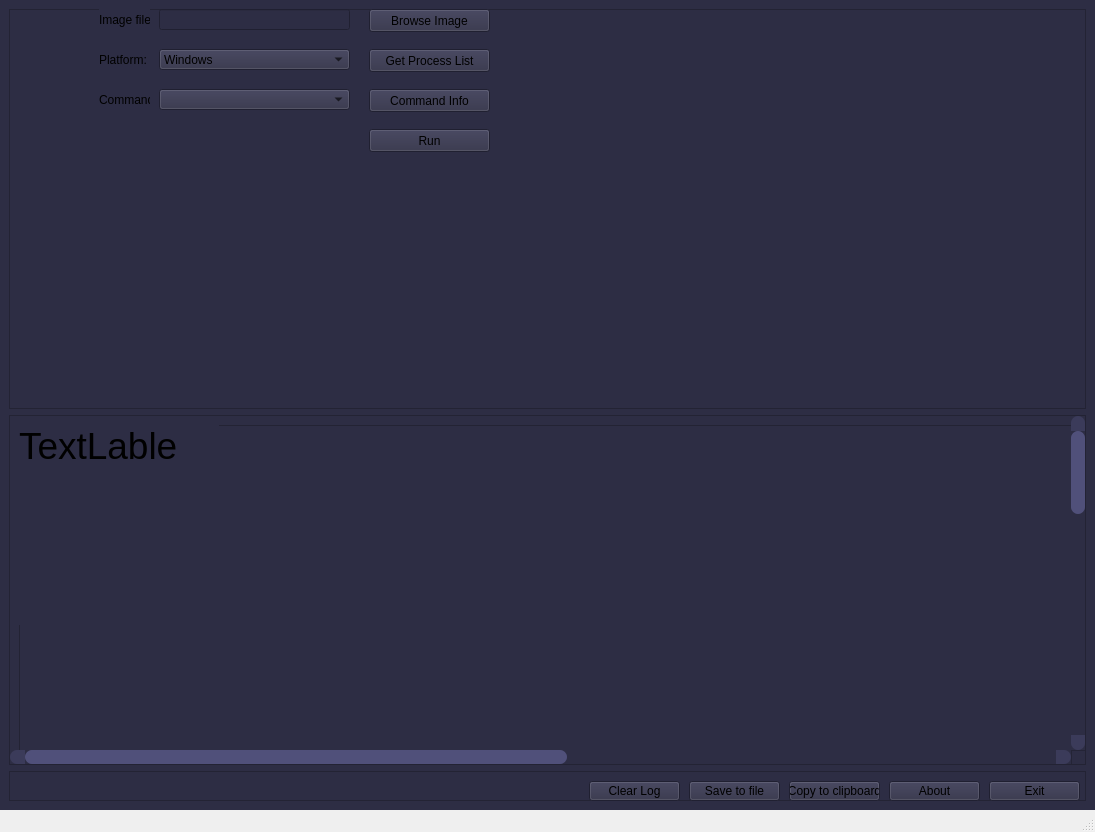
<?xml version="1.0" encoding="UTF-8"?>
<ui version="4.0">
 <class>MainWindow</class>
 <widget class="QMainWindow" name="MainWindow">
  <property name="geometry">
   <rect>
    <x>0</x>
    <y>0</y>
    <width>1095</width>
    <height>832</height>
   </rect>
  </property>
  <property name="minimumSize">
   <size>
    <width>0</width>
    <height>832</height>
   </size>
  </property>
  <property name="maximumSize">
   <size>
    <width>2000</width>
    <height>2000</height>
   </size>
  </property>
  <property name="windowTitle">
   <string>MainWindow</string>
  </property>
  <property name="styleSheet">
   <string notr="true">/*VERTICAL SCROLLBAR*/
QScrollBar:vertical {
	border:none;
	background-color: rgb(59, 59, 90);
    width:14px;
    margin:15px 0 15px 0;
    border-radius:0px;
}

/*HANDLE BAT VERTICAL*/
QScrollBar::handle:vertical{
	background-color: rgb(80, 80, 122);
    min-height:30px;
    border-radius:7px;
}

QScrollBar::handle:vertical:hover {
  background-color:rgb(255,0,127);
}

QScrollBar::handle:vertical:pressed{
   background-color: rgb(185, 0, 92);
}

/*BTN TOP -SCROLLBAR*/
QScrollBar::sub-line:vertical {
  border:none;
  background-color: rgb(59, 59, 90);
  height:15px;
  border-top-left-radius:7px;
  border-top-right-radius:7px;
  subcontrol-position:top;
  subcontrol-origin:margin;
}

QScrollBar::sub-line:vertical:hover{
	background-color: rgb(255, 0, 127);
}

QScrollBar::sub-line:vertical:pressed{
	background-color: rgb(185, 0, 92);
}

/*BTN BOTTOM -SCROLLBAR*/
QScrollBar::add-line:vertical {
  border:none;
  background-color: rgb(59, 59, 90);
  height:15px;
  border-bottom-left-radius:7px;
  border-bottom-right-radius:7px;
  subcontrol-position:bottom;
  subcontrol-origin:margin;
}

QScrollBar::add-line:vertical:hover{
	background-color: rgb(255, 0, 127);
}

QScrollBar::add-line:vertical:pressed{
	background-color: rgb(185, 0, 92);
}


/*RESET ARROW*/
QScrollBar::up-arrow:vertical, QScrollBar::down-arrow:vertical{
  background:none;
}

QScrollBar::add-page:vertical, QScrollBar::sub-page:vertical{
  background:none;
}


/* HORIZONTAL SCROLLBAR*/
QScrollBar:horizontal {
   	border:none;
	background-color: rgb(59, 59, 90);
    height:14px;
    margin:0 15px 0 15px;
    border-radius:0px;
}
QScrollBar::handle:horizontal {
    background-color: rgb(80, 80, 122);
    min-width:30px;
    border-radius:7px;
}

QScrollBar::handle:horizontal:hover {
  background-color:rgb(255,0,127);
}

QScrollBar::handle:horizontal:pressed{
   background-color: rgb(185, 0, 92);
}

QScrollBar::add-line:horizontal {
  border:none;
  background-color: rgb(59, 59, 90);
  width:15px;
  border-bottom-right-radius:7px;
  border-top-right-radius:7px;
  subcontrol-position:right;
  subcontrol-origin:margin;
}

QScrollBar::add-line:horizontal:hover{
	background-color: rgb(255, 0, 127);
}

QScrollBar::add-line:horizontal:pressed{
	background-color: rgb(185, 0, 92);
}

QScrollBar::sub-line:horizontal {
  border:none;
  background-color: rgb(59, 59, 90);
  width:15px;
  border-bottom-left-radius:7px;
  border-top-left-radius:7px;
  subcontrol-position:left;
  subcontrol-origin:margin;
}

QScrollBar::sub-line:horizontal:hover{
	background-color: rgb(255, 0, 127);
}

QScrollBar::sub-line:horizontal:pressed{
	background-color: rgb(185, 0, 92);
}

QScrollBar::up-arrow:horizontal, QScrollBar::down-arrow:horizontal
{
 background:none;
}
QScrollBar::add-page:horizontal, QScrollBar::sub-page:horizontal
{
 background:none;
}




</string>
  </property>
  <widget class="QWidget" name="centralwidget">
   <property name="styleSheet">
    <string notr="true">background-color: rgb(45, 45, 68);</string>
   </property>
   <layout class="QVBoxLayout" name="verticalLayout_2">
    <item>
     <widget class="QFrame" name="frame_2">
      <property name="frameShape">
       <enum>QFrame::StyledPanel</enum>
      </property>
      <property name="frameShadow">
       <enum>QFrame::Raised</enum>
      </property>
      <widget class="QPushButton" name="runButton">
       <property name="geometry">
        <rect>
         <x>360</x>
         <y>120</y>
         <width>121</width>
         <height>23</height>
        </rect>
       </property>
       <property name="text">
        <string>Run</string>
       </property>
      </widget>
      <widget class="QPushButton" name="runButton_4">
       <property name="geometry">
        <rect>
         <x>360</x>
         <y>0</y>
         <width>121</width>
         <height>23</height>
        </rect>
       </property>
       <property name="text">
        <string>Browse Image</string>
       </property>
      </widget>
      <widget class="QLabel" name="label_2">
       <property name="geometry">
        <rect>
         <x>90</x>
         <y>40</y>
         <width>51</width>
         <height>21</height>
        </rect>
       </property>
       <property name="text">
        <string>Platform:</string>
       </property>
      </widget>
      <widget class="QLabel" name="label_3">
       <property name="geometry">
        <rect>
         <x>90</x>
         <y>80</y>
         <width>51</width>
         <height>21</height>
        </rect>
       </property>
       <property name="text">
        <string>Command:</string>
       </property>
      </widget>
      <widget class="QLabel" name="label_4">
       <property name="geometry">
        <rect>
         <x>90</x>
         <y>0</y>
         <width>51</width>
         <height>21</height>
        </rect>
       </property>
       <property name="text">
        <string>Image file:</string>
       </property>
      </widget>
      <widget class="QPushButton" name="runButton_3">
       <property name="geometry">
        <rect>
         <x>360</x>
         <y>40</y>
         <width>121</width>
         <height>23</height>
        </rect>
       </property>
       <property name="text">
        <string>Get Process List</string>
       </property>
      </widget>
      <widget class="QComboBox" name="comboBox">
       <property name="geometry">
        <rect>
         <x>150</x>
         <y>40</y>
         <width>191</width>
         <height>21</height>
        </rect>
       </property>
       <item>
        <property name="text">
         <string>Windows</string>
        </property>
       </item>
       <item>
        <property name="text">
         <string>Linux</string>
        </property>
       </item>
       <item>
        <property name="text">
         <string>Mac</string>
        </property>
       </item>
      </widget>
      <widget class="QPushButton" name="runButton_2">
       <property name="geometry">
        <rect>
         <x>360</x>
         <y>80</y>
         <width>121</width>
         <height>23</height>
        </rect>
       </property>
       <property name="text">
        <string>Command Info</string>
       </property>
      </widget>
      <widget class="QComboBox" name="comboBox_2">
       <property name="geometry">
        <rect>
         <x>150</x>
         <y>80</y>
         <width>191</width>
         <height>21</height>
        </rect>
       </property>
      </widget>
      <widget class="QLineEdit" name="lineEdit">
       <property name="geometry">
        <rect>
         <x>150</x>
         <y>0</y>
         <width>191</width>
         <height>21</height>
        </rect>
       </property>
      </widget>
     </widget>
    </item>
    <item>
     <widget class="QScrollArea" name="scrollArea">
      <property name="maximumSize">
       <size>
        <width>16777215</width>
        <height>350</height>
       </size>
      </property>
      <property name="styleSheet">
       <string notr="true">QScrollBar:vertical {
	border:none;
	background:rgb(56, 56, 85);
}

QScrollBar:horizontal {
	border:none;
	background:rgb(56, 56, 85);
}
</string>
      </property>
      <property name="widgetResizable">
       <bool>true</bool>
      </property>
      <widget class="QWidget" name="scrollAreaWidgetContents">
       <property name="geometry">
        <rect>
         <x>0</x>
         <y>0</y>
         <width>2018</width>
         <height>1218</height>
        </rect>
       </property>
       <layout class="QVBoxLayout" name="verticalLayout">
        <item>
         <widget class="QFrame" name="frame">
          <property name="enabled">
           <bool>true</bool>
          </property>
          <property name="minimumSize">
           <size>
            <width>2000</width>
            <height>1200</height>
           </size>
          </property>
          <property name="styleSheet">
           <string notr="true"/>
          </property>
          <property name="frameShape">
           <enum>QFrame::StyledPanel</enum>
          </property>
          <property name="frameShadow">
           <enum>QFrame::Raised</enum>
          </property>
          <widget class="QLabel" name="label">
           <property name="geometry">
            <rect>
             <x>0</x>
             <y>0</y>
             <width>200</width>
             <height>200</height>
            </rect>
           </property>
           <property name="font">
            <font>
             <pointsize>28</pointsize>
            </font>
           </property>
           <property name="text">
            <string>TextLable</string>
           </property>
           <property name="alignment">
            <set>Qt::AlignLeading|Qt::AlignLeft|Qt::AlignTop</set>
           </property>
          </widget>
         </widget>
        </item>
       </layout>
      </widget>
     </widget>
    </item>
    <item>
     <widget class="QFrame" name="frame_3">
      <property name="maximumSize">
       <size>
        <width>16777215</width>
        <height>30</height>
       </size>
      </property>
      <property name="frameShape">
       <enum>QFrame::StyledPanel</enum>
      </property>
      <property name="frameShadow">
       <enum>QFrame::Raised</enum>
      </property>
      <widget class="QPushButton" name="runButton_6">
       <property name="geometry">
        <rect>
         <x>680</x>
         <y>10</y>
         <width>91</width>
         <height>20</height>
        </rect>
       </property>
       <property name="text">
        <string>Save to file</string>
       </property>
      </widget>
      <widget class="QPushButton" name="runButton_9">
       <property name="geometry">
        <rect>
         <x>880</x>
         <y>10</y>
         <width>91</width>
         <height>20</height>
        </rect>
       </property>
       <property name="text">
        <string>About</string>
       </property>
      </widget>
      <widget class="QPushButton" name="runButton_7">
       <property name="geometry">
        <rect>
         <x>780</x>
         <y>10</y>
         <width>91</width>
         <height>20</height>
        </rect>
       </property>
       <property name="text">
        <string>Copy to clipboard</string>
       </property>
      </widget>
      <widget class="QPushButton" name="runButton_8">
       <property name="geometry">
        <rect>
         <x>980</x>
         <y>10</y>
         <width>91</width>
         <height>20</height>
        </rect>
       </property>
       <property name="text">
        <string>Exit</string>
       </property>
      </widget>
      <widget class="QPushButton" name="runButton_5">
       <property name="geometry">
        <rect>
         <x>580</x>
         <y>10</y>
         <width>91</width>
         <height>20</height>
        </rect>
       </property>
       <property name="text">
        <string>Clear Log</string>
       </property>
      </widget>
     </widget>
    </item>
   </layout>
  </widget>
  <widget class="QMenuBar" name="menubar">
   <property name="geometry">
    <rect>
     <x>0</x>
     <y>0</y>
     <width>1095</width>
     <height>21</height>
    </rect>
   </property>
  </widget>
  <widget class="QStatusBar" name="statusbar"/>
 </widget>
 <resources/>
 <connections/>
</ui>
